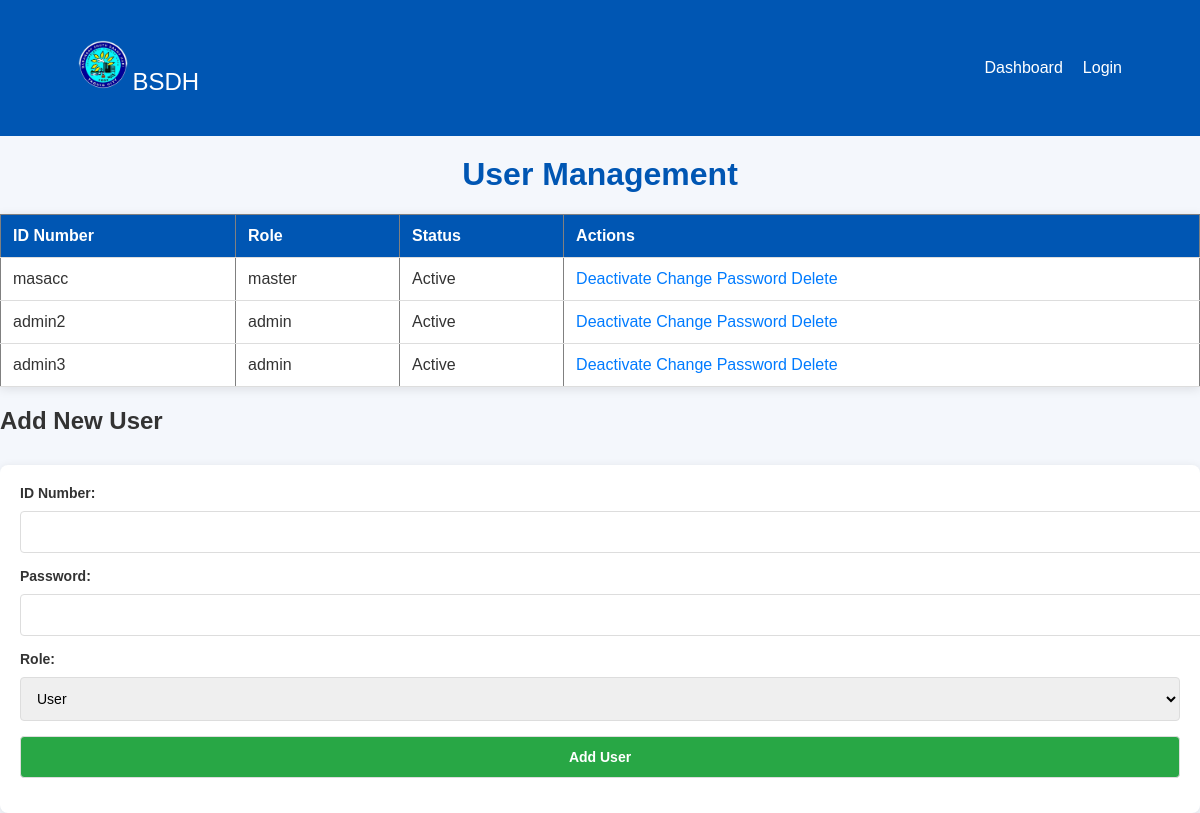
The app's page /Users/usermanage.php, older data.
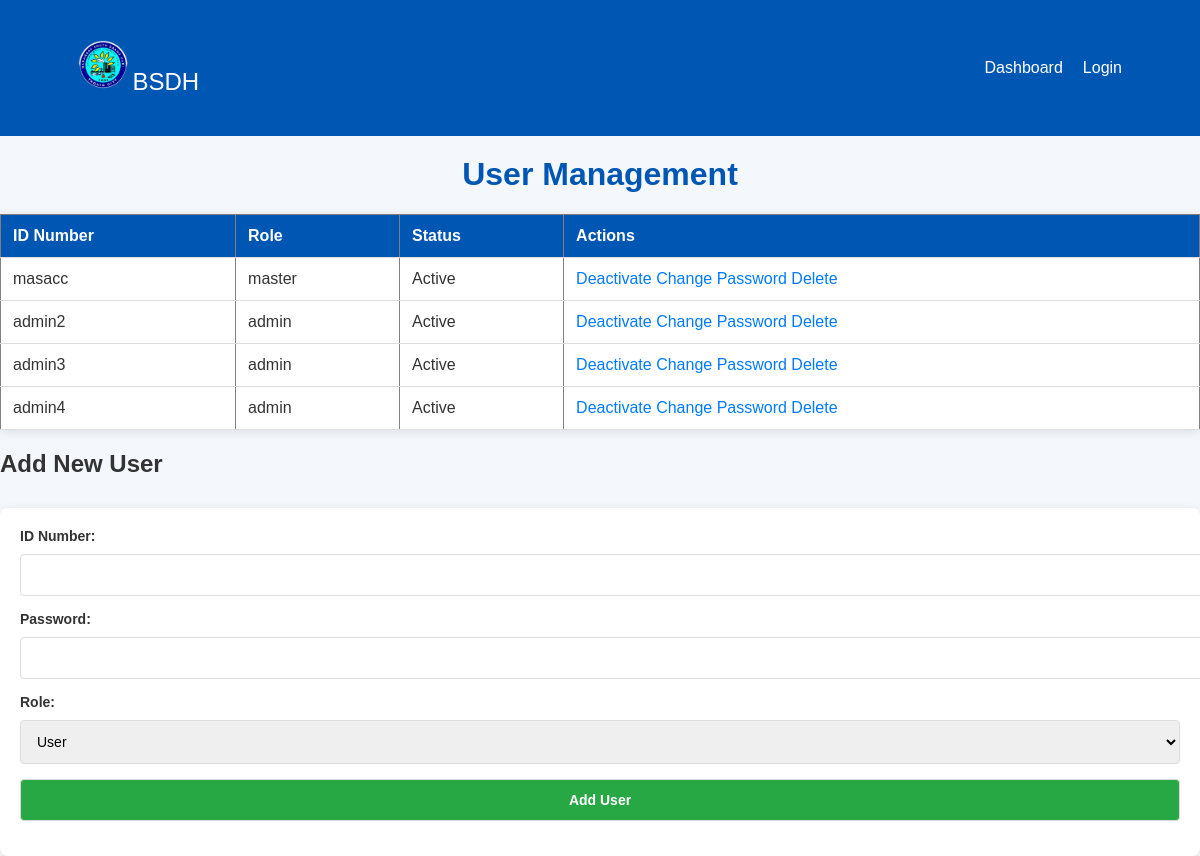
The same page, newer data.
### tables this page shows
CREATE TABLE `users` (
  `user_id` int(11) NOT NULL,
  `id_number` varchar(50) NOT NULL,
  `password` varchar(255) NOT NULL,
  `role` enum('master','admin') NOT NULL,
  `is_active` tinyint(1) NOT NULL DEFAULT 1
);

### Users/usermanage.php (the view, shortened to what this page needs)
<?php
include_once '../systembsdh.php';
include_once 'header.php';
$query = "SELECT * FROM users";
$result = mysqli_query($conn, $query);
?>
<!DOCTYPE html>
<html lang="en">
<head>
</head>
<body>
    <h1>User Management</h1>
    <table border="1">
        <tr>
            <th>ID Number</th>
            <th>Role</th>
            <th>Status</th>
            <th>Actions</th>
        </tr>
        <?php while ($row = mysqli_fetch_assoc($result)): ?>
        <tr>
            <td><?php echo $row['id_number']; ?></td>
            <td><?php echo $row['role']; ?></td>
            <td><?php echo $row['is_active'] ? 'Active' : 'Inactive'; ?></td>
            <td>
                <?php if ($row['is_active']): ?>
                    <a href="?action=deactivate&user_id=<?php echo $row['user_id']; ?>">Deactivate</a>
                <?php else: ?>
                    <a href="?action=reactivate&user_id=<?php echo $row['user_id']; ?>">Reactivate</a>
                <?php endif; ?>
                <a href="javascript:void(0);" onclick="showPasswordForm(<?php echo $row['user_id']; ?>)">Change Password</a>
                <a href="?action=delete&user_id=<?php echo $row['user_id']; ?>" onclick="return confirm('Are you sure you want to delete this user?')">Delete</a>
            </td>
        </tr>
        <?php endwhile; ?>
    </table>
    <h2>Add New User</h2>
    <div class="form-container">
        <form action="usermanage.php" method="post">
            <label>ID Number:</label>
            <input type="text" name="id_number" required><br>
            <label>Password:</label>
            <input type="password" name="password" required><br>
            <label>Role:</label>
            <select name="role">
                <option value="user">User</option>
            </select><br>
            <input type="submit" name="add_user" value="Add User">
        </form>
    </div>
</body>
</html>

Row changes from the older to the newer data that the page shows:
added users: id_number "admin4", role "admin", is_active "Active"
